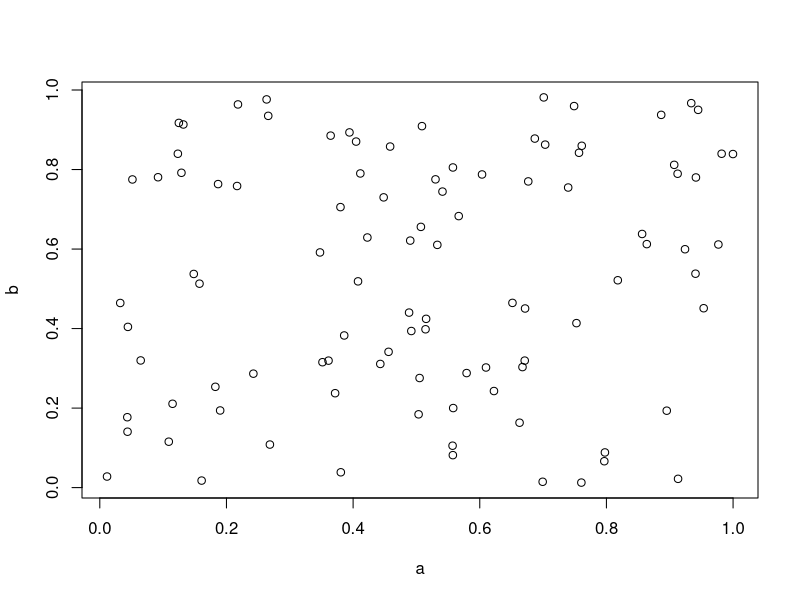

R code for this plot:
## ---- chunk 1
a <- runif(n=99)
b <- runif(n=99)
plot(a, b)
